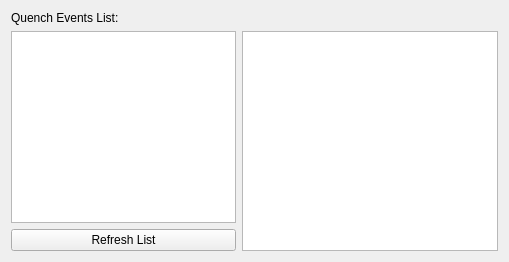
      <widget class="QWidget" name="quenchEventsTab">
       <attribute name="title">
        <string>Quench Events</string>
       </attribute>
       <layout class="QGridLayout" name="quenchEventsLayout">
        <item row="0" column="0">
         <widget class="QLabel" name="quenchEventsLabel">
          <property name="text">
           <string>Quench Events List:</string>
          </property>
          <property name="alignment">
           <set>Qt::AlignLeading|Qt::AlignLeft|Qt::AlignVCenter</set>
          </property>
         </widget>
        </item>
        <item row="1" column="0">
         <widget class="QListWidget" name="quenchListWidget">
          <property name="minimumSize">
           <size>
            <width>100</width>
            <height>0</height>
           </size>
          </property>
          <property name="maximumSize">
           <size>
            <width>225</width>
            <height>16777215</height>
           </size>
          </property>
          <property name="font">
           <font>
            <family>.AppleSystemUIFontMonospaced</family>
            <pointsize>12</pointsize>
           </font>
          </property>
         </widget>
        </item>
        <item row="2" column="0">
         <widget class="QPushButton" name="quenchRefreshButton">
          <property name="text">
           <string>Refresh List</string>
          </property>
         </widget>
        </item>
        <item row="1" column="1" rowspan="2">
         <widget class="QPlainTextEdit" name="quenchEventTextEdit">
          <property name="font">
           <font>
            <family>.AppleSystemUIFontMonospaced</family>
            <pointsize>13</pointsize>
           </font>
          </property>
          <property name="lineWrapMode">
           <enum>QPlainTextEdit::NoWrap</enum>
          </property>
          <property name="readOnly">
           <bool>true</bool>
          </property>
          <property name="backgroundVisible">
           <bool>false</bool>
          </property>
         </widget>
        </item>
       </layout>
      </widget>
